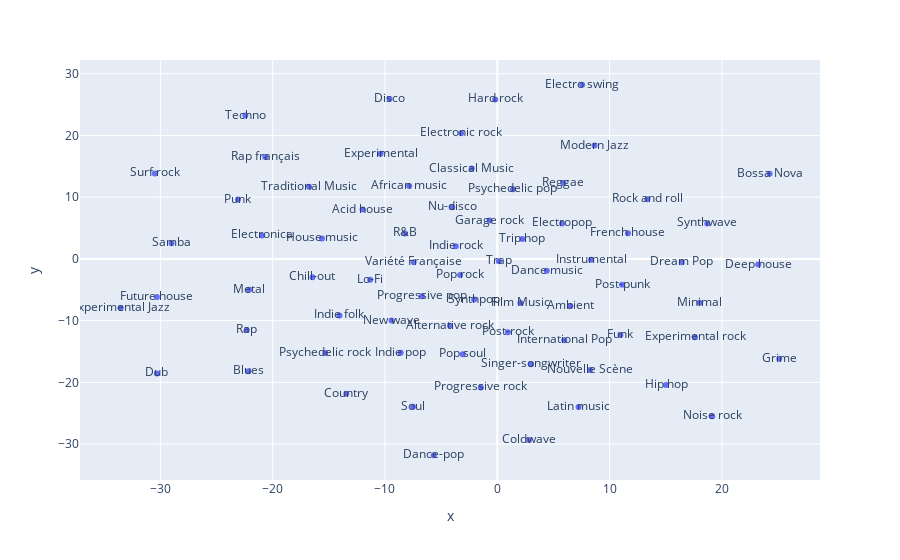

The notebook cell saved with this chart:
### Markdown cell above
#### Influencer embeddings

### Code cell
# Extract Influencer embeddings and perform 2D TSNE

i_em = model.get_layer('Influencer-Embedding')
i_em_weights = i_em.get_weights()[0]

tsne = TSNE(n_components=2, verbose=1, perplexity=40, n_iter=300)
tnse_results = tsne.fit_transform(b_em_weights)

fig = px.scatter(x=tnse_results[:,0], y=tnse_results[:,1], text=[col[:-11] for col in influencer_data.columns])
fig.show()

### Figure 1 — Plotly figure (JSON) as saved in the notebook; plotly's stock layout.template omitted (floating-point values rounded to 4 significant figures)
{"data": [{"hoverlabel": {"namelength": 0}, "hovertemplate": "x=%{x}<br>y=%{y}<br>text=%{text}", "legendgroup": "", "marker": {"color": "#636efa", "symbol": "circle"}, "mode": "markers+text", "name": "", "showlegend": false, "text": ["Acid house", "African music", "Alternative rock", "Ambient", "Blues", "Bossa Nova", "Chill-out", "Classical Music", "Coldwave", "Country", "Dance music", "Dance-pop", "Deep house", "Disco", "Dream Pop", "Dub", "Electro swing", "Electronic rock", "Electronica", "Electropop", "Experimental", "Experimental Jazz", "Experimental rock", "Film Music", "French house", "Funk", "Future house", "Garage rock", "Grime", "Hard rock", "Hip hop", "House music", "Indie folk", "Indie pop", "Indie rock", "Instrumental", "International Pop", "Latin music", "Lo-Fi", "Metal", "Minimal", "Modern Jazz", "New wave", "Noise rock", "Nouvelle Scène", "Nu-disco", "Pop rock", "Pop soul", "Post-punk", "Post-rock", "Progressive pop", "Progressive rock", "Psychedelic pop", "Psychedelic rock", "Punk", "R&B", "Rap", "Rap français", "Reggae", "Rock and roll", "Samba", "Singer-songwriter", "Soul", "Surf rock", "Synthpop", "Synthwave", "Techno", "Traditional Music", "Trap", "Trip hop", "Variété Française"], "type": "scatter", "x": [-11.99, -7.846, -4.209, 6.497, -22.16, 24.24, -16.46, -2.277, 2.823, -13.44, 4.405, -5.66, 23.24, -9.603, 16.42, -30.32, 7.552, -3.219, -20.95, 5.77, -10.39, -33.53, 17.61, 2.062, 11.64, 10.96, -30.31, -0.6858, 25.11, -0.1857, 15.03, -15.61, -14.06, -8.6, -3.696, 8.354, 5.964, 7.239, -11.32, -22.11, 18.02, 8.658, -9.421, 19.14, 8.259, -4.016, -3.309, -3.081, 11.11, 0.9402, -6.722, -1.465, 1.385, -15.32, -23.09, -8.211, -22.31, -20.66, 5.883, 13.36, -29.0, 3.006, -7.504, -30.49, -2.06, 18.7, -22.44, -16.76, 0.141, 2.229, -7.455], "xaxis": "x", "y": [7.993, 11.83, -10.84, -7.616, -18.18, 13.79, -2.991, 14.63, -29.32, -21.82, -1.924, -31.8, -0.9189, 25.91, -0.5351, -18.55, 28.21, 20.36, 3.804, 5.741, 17.01, -7.945, -12.7, -7.136, 4.148, -12.32, -6.166, 6.201, -16.16, 25.83, -20.44, 3.313, -9.162, -15.2, 2.041, -0.1313, -13.18, -23.97, -3.361, -4.984, -7.104, 18.37, -9.994, -25.49, -18.01, 8.367, -2.621, -15.42, -4.193, -11.86, -6.057, -20.81, 11.28, -15.26, 9.62, 4.126, -11.52, 16.49, 12.31, 9.647, 2.531, -17.07, -23.93, 13.84, -6.589, 5.748, 23.21, 11.7, -0.3638, 3.221, -0.5258], "yaxis": "y"}], "layout": {"legend": {"tracegroupgap": 0}, "margin": {"t": 60}, "xaxis": {"anchor": "y", "domain": [0, 1], "title": {"text": "x"}}, "yaxis": {"anchor": "x", "domain": [0, 1], "title": {"text": "y"}}}}
